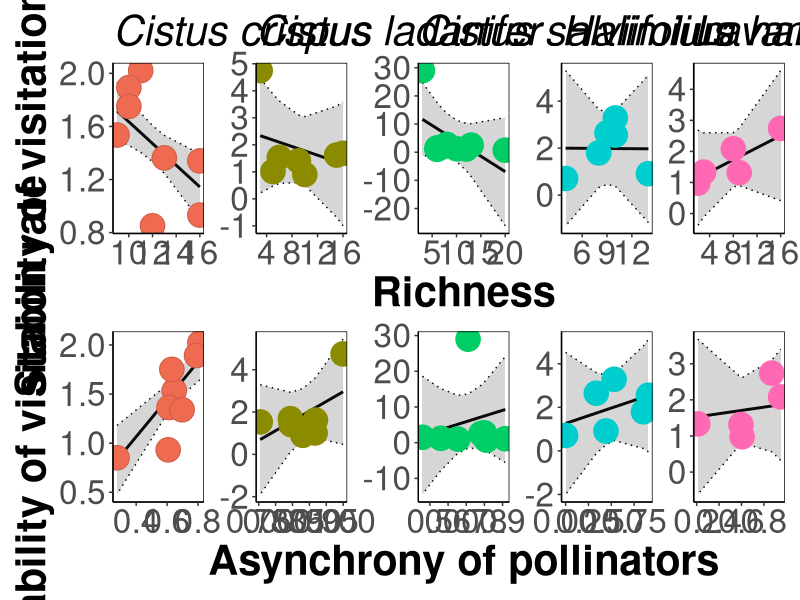

The R source for this figure:

library(tidyverse)
library(effects)
library(patchwork)

# stability data for five plant species present at least in five sites
# C.crispu, C. ladanifer, C. salviifolius, H.halimifolium and L. pedunculata

data_plant<- read.csv("Data/Stability_fivespecies.csv")
data_plant<-data_plant[,-1]


# Replace inf with NA
data_plant[sapply(data_plant, is.infinite)] <- NA

# We can express asynchrony as 1 - φ, 
#where φ is Loreau and de Mazancourt’s (2008)
data_plant$asynchrony= 1-data_plant$syncLM



# model plot (cv_1_visitation~S_total+asynchrony)
# plot for richness
plot_stabi_plant <- data_plant %>%
  nest_by(Plant_gen_sp) %>%
  mutate(mod = list(lm(cv_1_visitation~S_total+asynchrony,data))) %>%
  mutate(mod1 = list(ggeffects::ggpredict(mod, terms = "S_total"))) %>%
  mutate(plots = list(ggplot(mod1, aes(x, predicted)) + geom_line(size=1) +
 geom_ribbon(aes(ymin = conf.low, ymax = conf.high), linetype = 3, alpha=0.2, colour = "black")))

#Cistus crispus
p1=plot_stabi_plant$plots[[1]] + geom_point(data =data_plant %>% filter(Plant_gen_sp == "Cistus crispus"), 
  aes(x =  S_total, y = cv_1_visitation),color="coral3",fill="coral2", pch=21, size=8)+ 
  labs(x = "",y="Stability of visitation rate",subtitle = "Cistus crispus")+scale_x_continuous(limits = c(9, 16))+
  theme_classic ()+theme(panel.border = element_rect(colour = "black", fill=NA))+theme( plot.subtitle = element_text(face = "italic"))

#Cistus ladanifer
p2=plot_stabi_plant$plots[[2]] + geom_point(data = data_plant %>% filter(Plant_gen_sp == "Cistus ladanifer"), 
  aes(x =  S_total, y = cv_1_visitation),color="yellow4",fill="yellow4",pch=21, size=8)+ 
  labs(x = "",y=NULL,subtitle = "Cistus ladanifer")+scale_x_continuous(limits = c(3, 16))+ 
  theme_classic()+theme(panel.border = element_rect(colour = "black", fill=NA))+theme( plot.subtitle = element_text(face = "italic"))

#Cistus salviifolius
p3=plot_stabi_plant$plots[[3]] + geom_point(data = data_plant %>% filter(Plant_gen_sp == "Cistus salviifolius"), 
  aes(x =  S_total, y = cv_1_visitation),color= "springgreen3",fill="springgreen3",pch=21, size=8)+ 
  labs(x = "Richness",y=NULL,subtitle = "Cistus salviifolius")+scale_x_continuous(limits = c(3, 20))+  
  theme_classic()+theme(panel.border = element_rect(colour = "black", fill=NA))+theme( plot.subtitle = element_text(face = "italic"))

#Halimium halimifolium
p4=plot_stabi_plant$plots[[4]] + geom_point(data = data_plant %>% filter(Plant_gen_sp == "Halimium halimifolium"), 
  aes(x =  S_total, y = cv_1_visitation), color= "cyan3",fill="cyan3", pch=21, size=8)+ 
  labs(x = "",y=NULL,subtitle = "Halimium halimifolium")+ scale_x_continuous(limits = c(4, 14))+ 
  theme_classic()+theme(panel.border = element_rect(colour = "black", fill=NA))+theme( plot.subtitle = element_text(face = "italic"))

#Lavandula pedunculata
p5=plot_stabi_plant$plots[[5]] + geom_point(data = data_plant %>% filter(Plant_gen_sp == "Lavandula pedunculata"), 
  aes(x =  S_total, y = cv_1_visitation),color="hotpink",fill="hotpink",pch=21, size=8)+ 
  labs(x = "",y=NULL,subtitle = "Lavandula pedunculata")+  
  theme_classic()+theme(panel.border = element_rect(colour = "black", fill=NA))+theme( plot.subtitle = element_text(face = "italic"))




# model plot for asynchrony
plot_stabi_plant_2 <- data_plant %>%
  nest_by(Plant_gen_sp) %>%
  mutate(mod = list(lm(cv_1_visitation~S_total+asynchrony,data))) %>%
  mutate(mod1 = list(ggeffects::ggpredict(mod, terms = "asynchrony"))) %>%
  mutate(plots = list(ggplot(mod1, aes(x, predicted)) + geom_line(size=1) +
                        geom_ribbon(aes(ymin = conf.low, ymax = conf.high),linetype = 3, alpha=0.2, colour = "black")))


#Cistus crispus
p1.1=plot_stabi_plant_2$plots[[1]] + geom_point(data = data_plant %>% filter(Plant_gen_sp == "Cistus crispus"), 
 aes(x =  asynchrony, y = cv_1_visitation),color="coral3",fill="coral2", pch=21, size=8)+ 
  labs(x = "",y="Stability of visitaion rate")+
  theme_classic()+theme(panel.border = element_rect(colour = "black", fill=NA))


#Cistus ladanifer
p2.1=plot_stabi_plant_2$plots[[2]] + geom_point(data = data_plant %>% filter(Plant_gen_sp == "Cistus ladanifer"), 
  aes(x =  asynchrony, y = cv_1_visitation),color="yellow4",fill="yellow4",pch=21, size=8)+ 
  labs(x = "",y=NULL)+  theme_classic()+theme(panel.border = element_rect(colour = "black", fill=NA))


#Cistus salviifolius
p3.1=plot_stabi_plant_2$plots[[3]] + geom_point(data = data_plant %>% filter(Plant_gen_sp == "Cistus salviifolius"), 
  aes(x =  asynchrony, y = cv_1_visitation),color= "springgreen3",fill="springgreen3",pch=21, size=8)+ 
  labs(x = "Asynchrony of pollinators",y= NULL)+  theme_classic()+theme(panel.border = element_rect(colour = "black", fill=NA))


#Halimium halimifolium
p4.1=plot_stabi_plant_2$plots[[4]] + geom_point(data = data_plant %>% filter(Plant_gen_sp == "Halimium halimifolium"), 
  aes(x =  asynchrony, y = cv_1_visitation), color= "cyan3",fill="cyan3", pch=21, size=8)+ 
  labs(x = "",y=NULL)+  theme_classic()+theme(panel.border = element_rect(colour = "black", fill=NA))


#Lavandula pedunculata
p5.1=plot_stabi_plant_2$plots[[5]] + geom_point(data = data_plant %>% filter(Plant_gen_sp == "Lavandula pedunculata"), 
  aes(x =  asynchrony, y = cv_1_visitation), color="hotpink",fill="hotpink",pch=21, size=8)+ 
  labs(x = "",y=NULL)+  theme_classic()+theme(panel.border = element_rect(colour = "black", fill=NA))


#join plot
p1+p2+p3+p4+p5+p1.1+p2.1+p3.1+p4.1+p5.1+plot_layout(ncol = 5)& 
  theme(axis.title = element_text(face="bold"))&
  theme(text = element_text(size=30))
